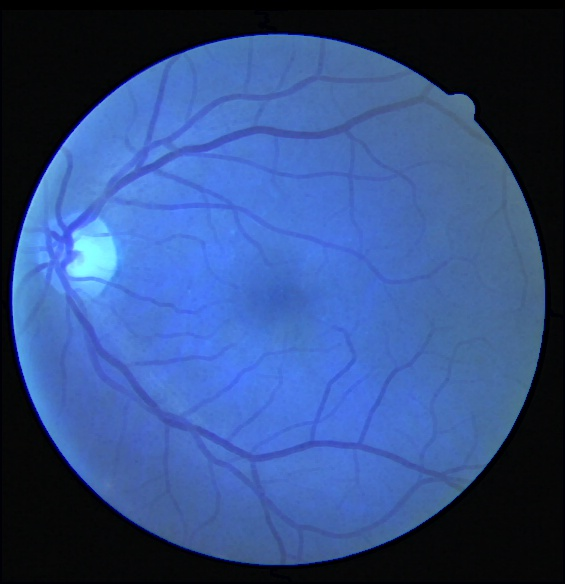
#> input picture 컴퓨터비전/middleProject/eroded2.jpg, 565 x 584 px, given in place of tomato.png, which was not available
$ python '3번.py'
#> lines starting #> are read from the running program, lines starting #| are printed output that depends on the picture; after the words box and inside, x2 and y2 are one past the last pixel; in counts of white or black regions, pixels touching at a corner belong together; pictures that were not available may be replaced by others from this repository, and a replacement may not be noted
'''
3. 주파수 도메인 필터링

DFT를 통해서 입력 영상을 주파수 도메인으로 바꿔서 출력한 후에 사용자로부터 반지름을 두 개 입력 받은 후에 영상의 중심을 원의 중심으로 하는 두 개의 원을 각각 그린 후에 그 두 원 사이의 값을 통과시키고, 나머지 부분은 다 지워버리는 band pass 필터링을 구현하여 출력하시오.
'''


import cv2
import numpy as np
import matplotlib.pyplot as plt

img = cv2.imread('../data/tomato.png',0).astype(np.float32) / 255
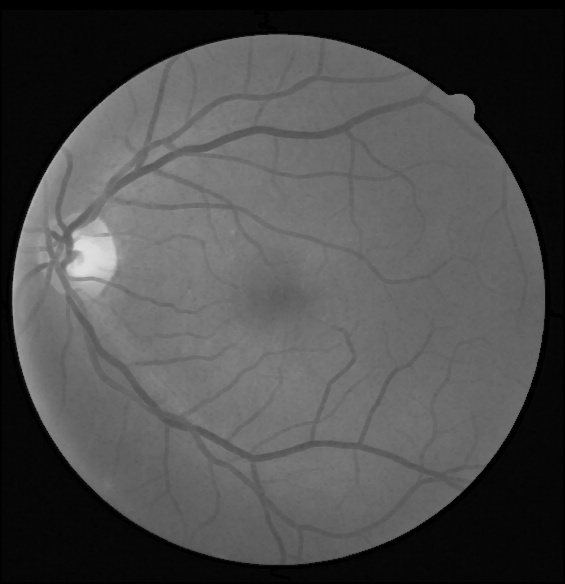
#> img: shape (584, 565) float32; min 0, max 0.875, mean 0.3

#주파수 도메인
dft = cv2.dft(img, flags=cv2.DFT_COMPLEX_OUTPUT)

dft_shift = np.fft.fftshift(dft, axes=[0,1])
magnitude = cv2.magnitude(dft_shift[:,:,0], dft_shift[:,:,1])
magnitude = np.log(magnitude)
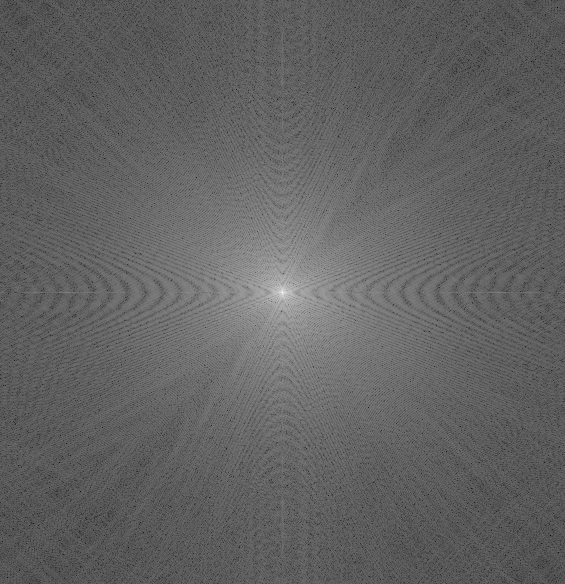
#> magnitude: shape (584, 565) float32; min -4.71, max 11.5, mean 1.56; drawn with min black and max white

plt.imshow(magnitude, cmap='gray')
plt.colorbar()
plt.show()
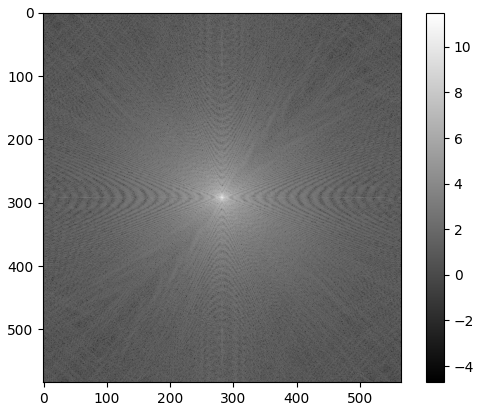
#> figure drawn by matplotlib, 2 panels

height, width = img.shape
#> height = 584; width = 565
center_y, center_x = height // 2, width // 2
#> center_y = 292; center_x = 282

#circle 2개 입력
inner_circle = int(input('inner circle: '))
#> the answer given: 3
outer_circle = int(input('outer circle: '))
#> the answer given: 3

#band pass
inner_circle_mask = np.zeros((height, width), np.uint8)
cv2.circle(inner_circle_mask, (center_x, center_y), inner_circle, 255, -1)
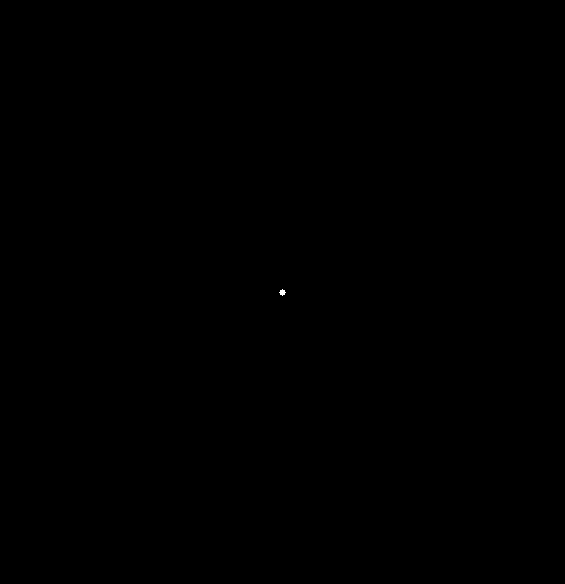
#> inner_circle_mask: shape (584, 565); 0.01% white; 1 white region, box (x1, y1, x2, y2) and area: (279, 289, 286, 296) 29
outer_circle_mask = np.zeros((height, width), np.uint8)
cv2.circle(outer_circle_mask, (center_x, center_y), outer_circle, 255, -1)

circle_circle = outer_circle_mask ^ inner_circle_mask

plt.imshow(circle_circle, cmap='gray')
plt.show()
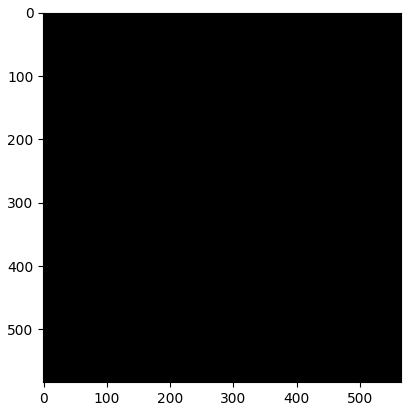
#> figure drawn by matplotlib, 1 panel
